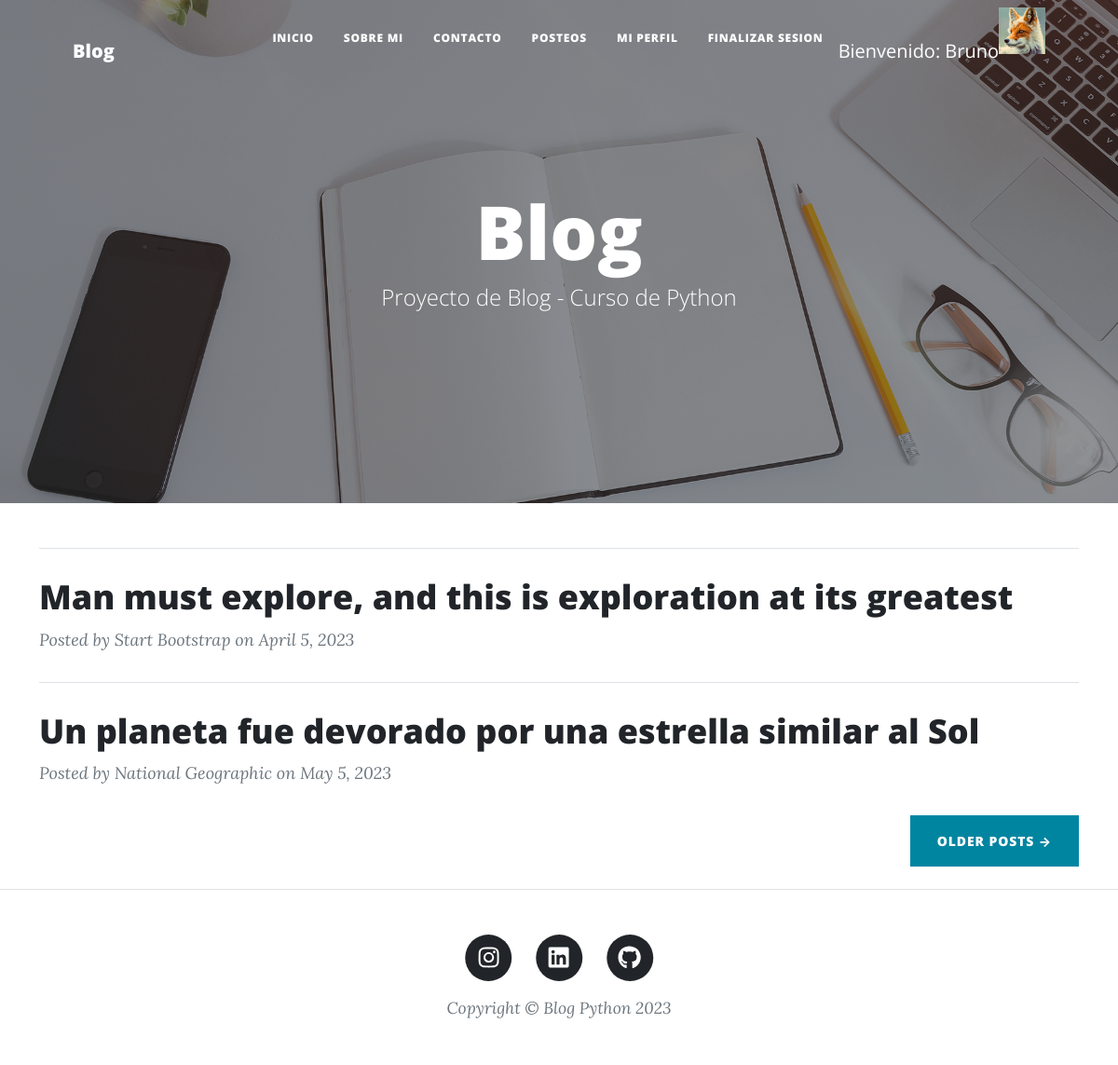
The page / (signed in) on the database its author committed.
### Blog/models.py (models this page shows, shortened)
class Posteos(models.Model):
    titulo = models.CharField(max_length=200)
    subtitulo = models.CharField(max_length=200)
    autor = models.CharField(max_length=50)
    fecha = models.DateField()
    texto = RichTextField()

### Blog/views.py (the view)
# urls.py: path('', inicio),
def inicio(request):
    posteos = Posteos.objects.all()
    context = {'posteos': posteos, "avatar": obtenerAvatar(request)}
    return render(request, 'inicio.html', context)

### Blog/views.py (called while the page is built)
@login_required
def obtenerAvatar(request):
    avatares = Avatar.objects.filter(user=request.user.id)
    if len(avatares) != 0:
        return avatares[0].imagen.url
    else:
        return "/media/avatares/default.png"

### Blog/templates/inicio.html (shortened to what this page needs)
{% extends "padre.html" %}
{% load static %}
{% block solo_inicio %}
 <header class="masthead" style="background-image: url('{% static "assets/img/home-bg.jpg" %}')">
       <div class="container position-relative px-4 px-lg-5">
          <div class="row gx-4 gx-lg-5 justify-content-center">
             <div class="col-md-10 col-lg-8 col-xl-7">
                 <div class="site-heading">
{% endblock %}
{% block titulo %}
    <h1>Blog</h1>
{% endblock %}
{% block segundo_titulo %}
    <h1><span class="subheading">Proyecto de Blog - Curso de Python</span></h1>
{% endblock %}
{% block segundo_contenido_que_cambia %}
<div class="container mt-4">
    <div class="post-preview">
        <table>
            <tbody>
                {% for posteo in posteos %}
            <hr class="my-4" />
            <div class="post-preview">
                <a href="{% url 'vistaPost' %}"><h2 class="post-title">{{ posteo.titulo }}</h2></a>
                <p class="post-meta">
                    Posted by {{ posteo.autor }} on {{ posteo.fecha }}
                </p>
            </div>
                {% endfor %}
            <div class="d-flex justify-content-end mb-4"><a class="btn btn-primary text-uppercase" href="#!">Older Posts →</a></div>
            </tbody>
        </table>
    </div>
</div>
{% endblock %}

### Blog/templates/padre.html (shortened to what this page needs)
<!DOCTYPE html>
<html lang="en">
    <head>
        {% load static %}
        <link href="{% static 'css/styles.css' %}" rel="stylesheet" />
    </head>
    <body>
        <nav class="navbar navbar-expand-lg navbar-light" id="mainNav">
            <div class="container px-4 px-lg-5">
                <a class="navbar-brand" href="{% url 'Inicio' %}">Blog</a>
                <div class="collapse navbar-collapse" id="navbarResponsive">
                    <ul class="navbar-nav ms-auto py-4 py-lg-0">
                        <li class="nav-item"><a class="nav-link px-lg-3 py-3 py-lg-4" href="{% url 'Inicio' %}">Inicio</a></li>
                        <li class="nav-item"><a class="nav-link px-lg-3 py-3 py-lg-4" href="{% url 'SobreMi' %}">Sobre Mi</a></li>
                        <li class="nav-item"><a class="nav-link px-lg-3 py-3 py-lg-4" href="{% url 'Contacto' %}">Contacto</a></li>
                        {% if user.is_authenticated %}
                        <li class="nav-item"><a class="nav-link px-lg-3 py-3 py-lg-4" href="{% url 'Posteos' %}">Posteos</a></li>
                        <li class="nav-item"><a class="nav-link px-lg-3 py-3 py-lg-4" href="{% url 'miPerfil' %}">Mi Perfil</a></li>
                        <li class="nav-item"><a class="nav-link px-lg-3 py-3 py-lg-4" href="{% url 'FinalizarSesion' %}">Finalizar Sesion</a></li>
                        <user class="username"><a style="margin-top: 20px; color: white;"><p>Bienvenido: {{ user.username }} </p></a></user>
                        <img src="{{ avatar }}" alt="Avatar" style="width:50px;height:50px;"/>
                        {% else %}
                        <li class="nav-item"><a class="nav-link px-lg-3 py-3 py-lg-4" href="{% url 'IniciarSesion' %}">Iniciar Sesion</a></li>
                        <li class="nav-item"><a class="nav-link px-lg-3 py-3 py-lg-4" href="{% url 'Registro' %}">Registro</a></li>
                        {% endif %}
                    </ul>
                </div>
            </div>
        </nav>
        {% block solo_inicio %}
        {% endblock solo_inicio %}
                            {% block titulo %}
                            {% endblock %}
                            {% block segundo_titulo %}
                            {% endblock %}
                        </div>
                    </div>
                </div>
            </div>
        </header>
        {% block segundo_contenido_que_cambia %}
        {% endblock %}
        <footer class="border-top">
            <div class="container px-4 px-lg-5">
                <div class="row gx-4 gx-lg-5 justify-content-center">
                    <div class="col-md-10 col-lg-8 col-xl-7">
                        <ul class="list-inline text-center">
                            <li class="list-inline-item">
                                <a href="https://www.instagram.com/virginia.aye/">
                                    <span class="fa-stack fa-lg">
                                        <i class="fas fa-circle fa-stack-2x"></i>
                                        <i class="fab fa-instagram fa-stack-1x fa-inverse"></i>
                                    </span>
                                </a>
                            </li>
                            <li class="list-inline-item">
                                <a href="https://www.linkedin.com/in/virginia-barrios-53996a171/">
                                    <span class="fa-stack fa-lg">
                                        <i class="fas fa-circle fa-stack-2x"></i>
                                        <i class="fab fa-linkedin fa-stack-1x fa-inverse"></i>
                                    </span>
                                </a>
                            </li>
                            <li class="list-inline-item">
                                <a href="https://github.com/VirginiaBarrios">
                                    <span class="fa-stack fa-lg">
                                        <i class="fas fa-circle fa-stack-2x"></i>
                                        <i class="fab fa-github fa-stack-1x fa-inverse"></i>
                                    </span>
                                </a>
                            </li>
                        </ul>
                        <div class="small text-center text-muted fst-italic">Copyright &copy; Blog Python 2023</div>
                    </div>
                </div>
            </div>
        </footer>
    </body>
</html>

### rows shown on the page
Posteos: titulo "Man must explore, and this is exploration at its greatest", autor "Start Bootstrap", fecha "April 5, 2023"
Posteos: titulo "Un planeta fue devorado por una estrella similar al Sol", autor "National Geographic", fecha "May 5, 2023"

### other values the page prints
{{ user.username }} "Bruno"
